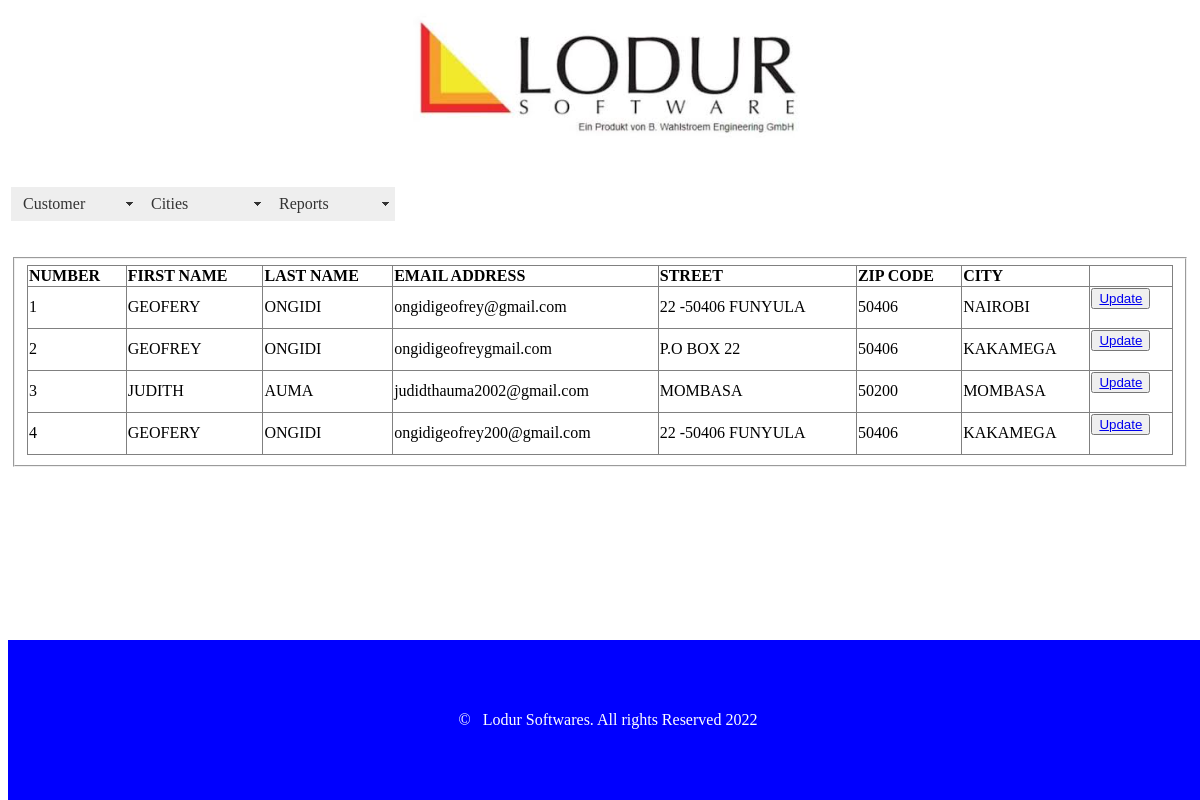
Page /viewCustomer.php on the committed database.
### tables this page shows
CREATE TABLE IF NOT EXISTS `customer` (
  `S/No` int(11) NOT NULL AUTO_INCREMENT,
  `FirstName` varchar(255) NOT NULL,
  `LastName` varchar(255) NOT NULL,
  `Email_address` varchar(255) NOT NULL,
  `street` varchar(255) NOT NULL,
  `Zip_code` varchar(255) NOT NULL,
  `City_Code` varchar(255) NOT NULL,
  PRIMARY KEY (`S/No`),
  UNIQUE KEY `Email_address_2` (`Email_address`),
  KEY `Zip_code` (`Zip_code`),
  KEY `Email_address` (`Email_address`)
);

### viewCustomer.php (the view, shortened to what this page needs)
<?php require_once('Connections/conn.php'); ?>
<?php
$maxRows_Recordset1 = 10;
$pageNum_Recordset1 = 0;
$startRow_Recordset1 = $pageNum_Recordset1 * $maxRows_Recordset1;
$query_Recordset1 = "SELECT * FROM customer";
$query_limit_Recordset1 = sprintf("%s LIMIT %d, %d", $query_Recordset1, $startRow_Recordset1, $maxRows_Recordset1);
$Recordset1 = mysql_query($query_limit_Recordset1, $conn) or die(mysql_error());
$row_Recordset1 = mysql_fetch_assoc($Recordset1);
?>
<!DOCTYPE html PUBLIC "-//W3C//DTD XHTML 1.0 Transitional//EN" "http://www.w3.org/TR/xhtml1/DTD/xhtml1-transitional.dtd">
<html xmlns="http://www.w3.org/1999/xhtml">
<head>
<link href="SpryAssets/SpryMenuBarHorizontal.css" rel="stylesheet" type="text/css" />
</head>
<body>
<header>
<table width="100%" border="0" style="margin-top:5px" >
  <tr>
    <td><center><img src="img/logo.PNG" alt="logo"/></center></td>
  </tr>
</table>
</header>
<nav>
<table width="100%" border="0" height="100px">
  <tr>
    <td><ul id="MenuBar1" class="MenuBarHorizontal">
      <li><a class="MenuBarItemSubmenu" href="#">Customer</a>
      </li>
      <li><a href="#" class="MenuBarItemSubmenu">Cities</a>
      </li>
      <li><a href="#" class="MenuBarItemSubmenu">Reports</a>
      </li>
    </ul></td>
  </tr>
</table>
</nav>
<table width="100%" border="0">
  <tr>
    <td><center>
     <fieldset>
       <table border="1" width="100%" style="border-collapse:collapse">
         <tr style="text-transform:uppercase;font-weight:bold">
           <td>Number</td>
           <td>First Name</td>
           <td>Last Name</td>
           <td>Email Address</td>
           <td>street</td>
           <td>Zip Code</td>
           <td>City</td>
         </tr>
         <?php
		 $counter=1;
		 do { ?>
           <tr style="text-transform:uppercase">
             <td><?php echo $counter ?></td>
             <td><?php echo $row_Recordset1['FirstName']; ?></td>
             <td><?php echo $row_Recordset1['LastName']; ?></td>
             <td style="text-transform:lowercase"><?php echo $row_Recordset1['Email_address']; ?></td>
             <td><?php echo $row_Recordset1['street']; ?></td>
             <td><?php echo $row_Recordset1['Zip_code']; ?></td>
             <td><?php echo $row_Recordset1['City_Code']; ?></td>
             <td>
               <button><a href="updateCustomer.php? id=<?php echo $row_Recordset1['Email_address']; ?>" class=                 "text-light">Update</a></button><br><br>
               </td>
           </tr>
           <?php $counter=$counter+1; }
		   while ($row_Recordset1 = mysql_fetch_assoc($Recordset1)); ?>
       </table>
     </fieldset>
    </center></td>
  </tr>
</table>
<table width="100%" height="20%" border="0" bgcolor="blue" style="bottom:0 ; position:fixed; margin:0" >
  <tr>
    <td><center><p style="color:white">&copy; &nbsp;&nbsp;Lodur Softwares. All rights Reserved <?php echo date("Y"); ?></p>
    </center></td>
  </tr>
</table>
</body>
</html>

### SpryAssets/SpryMenuBarHorizontal.css (style rules this page uses)
ul.MenuBarHorizontal { margin: 0; padding: 0; list-style-type: none; font-size: 100%; cursor: default; width: auto; }
ul.MenuBarHorizontal li { margin: 0; padding: 0; list-style-type: none; font-size: 100%; position: relative; text-align: left; cursor: pointer; width: 8em; float: left; }
ul.MenuBarHorizontal a { display: block; cursor: pointer; background-color: #EEE; padding: 0.5em 0.75em; color: #333; text-decoration: none; }
ul.MenuBarHorizontal a.MenuBarItemSubmenu { background-image: url(SpryMenuBarDown.gif); background-repeat: no-repeat; background-position: 95% 50%; }

### rows in the picture
customer: FirstName "GEOFERY", LastName "ONGIDI", Email_address "ongidigeofrey@gmail.com", street "22 -50406 FUNYULA", Zip_code "50406", City_Code "NAIROBI"
customer: FirstName "GEOFREY", LastName "ONGIDI", Email_address "ongidigeofreygmail.com", street "P.O BOX 22", Zip_code "50406", City_Code "KAKAMEGA"
customer: FirstName "JUDITH", LastName "AUMA", Email_address "judidthauma2002@gmail.com", street "MOMBASA", Zip_code "50200", City_Code "MOMBASA"
customer: FirstName "GEOFERY", LastName "ONGIDI", Email_address "ongidigeofrey200@gmail.com", street "22 -50406 FUNYULA", Zip_code "50406", City_Code "KAKAMEGA"
